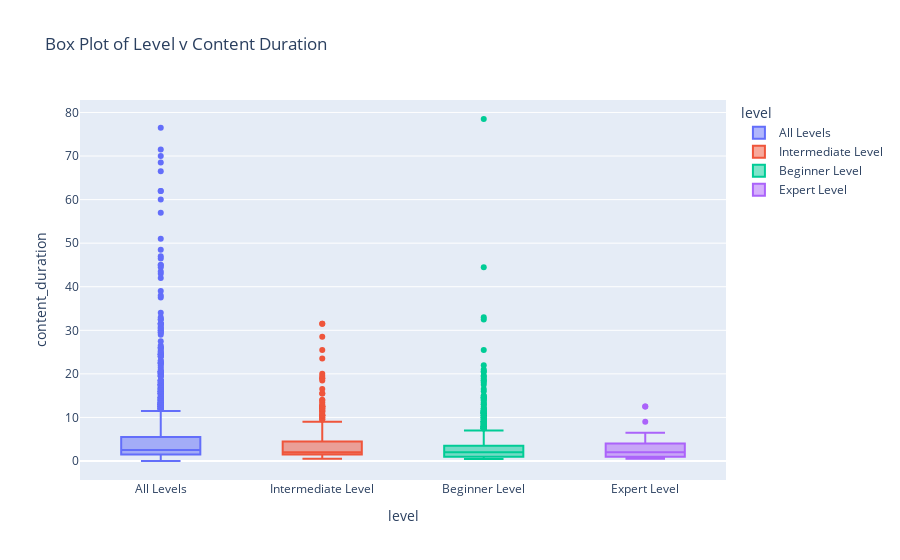

Notebook cell for this chart:
### Markdown cell above
# Course Duration

### Code cell
fig=px.box(df, x='level', y='content_duration', color='level', title='Box Plot of Level v Content Duration')
fig.show()

### Figure 1 — Plotly figure (JSON) as saved in the notebook; plotly's stock layout.template omitted (floating-point values rounded to 4 significant figures; data arrays with more than 128 entries replaced by an {"elided": "..."} marker saying what was removed)
{"data": [{"alignmentgroup": "True", "hovertemplate": "level=%{x}<br>content_duration=%{y}<extra></extra>", "legendgroup": "All Levels", "marker": {"color": "#636efa"}, "name": "All Levels", "notched": false, "offsetgroup": "All Levels", "orientation": "v", "showlegend": true, "type": "box", "x": {"elided": "1929 str values"}, "x0": " ", "xaxis": "x", "y": {"elided": "1929 float values"}, "y0": " ", "yaxis": "y"}, {"alignmentgroup": "True", "hovertemplate": "level=%{x}<br>content_duration=%{y}<extra></extra>", "legendgroup": "Intermediate Level", "marker": {"color": "#EF553B"}, "name": "Intermediate Level", "notched": false, "offsetgroup": "Intermediate Level", "orientation": "v", "showlegend": true, "type": "box", "x": {"elided": "421 str values"}, "x0": " ", "xaxis": "x", "y": {"elided": "421 float values"}, "y0": " ", "yaxis": "y"}, {"alignmentgroup": "True", "hovertemplate": "level=%{x}<br>content_duration=%{y}<extra></extra>", "legendgroup": "Beginner Level", "marker": {"color": "#00cc96"}, "name": "Beginner Level", "notched": false, "offsetgroup": "Beginner Level", "orientation": "v", "showlegend": true, "type": "box", "x": {"elided": "1270 str values"}, "x0": " ", "xaxis": "x", "y": {"elided": "1270 float values"}, "y0": " ", "yaxis": "y"}, {"alignmentgroup": "True", "hovertemplate": "level=%{x}<br>content_duration=%{y}<extra></extra>", "legendgroup": "Expert Level", "marker": {"color": "#ab63fa"}, "name": "Expert Level", "notched": false, "offsetgroup": "Expert Level", "orientation": "v", "showlegend": true, "type": "box", "x": ["Expert Level", "Expert Level", "Expert Level", "Expert Level", "Expert Level", "Expert Level", "Expert Level", "Expert Level", "Expert Level", "Expert Level", "Expert Level", "Expert Level", "Expert Level", "Expert Level", "Expert Level", "Expert Level", "Expert Level", "Expert Level", "Expert Level", "Expert Level", "Expert Level", "Expert Level", "Expert Level", "Expert Level", "Expert Level", "Expert Level", "Expert Level", "Expert Level", "Expert Level", "Expert Level", "Expert Level", "Expert Level", "Expert Level", "Expert Level", "Expert Level", "Expert Level", "Expert Level", "Expert Level", "Expert Level", "Expert Level", "Expert Level", "Expert Level", "Expert Level", "Expert Level", "Expert Level", "Expert Level", "Expert Level", "Expert Level", "Expert Level", "Expert Level", "Expert Level", "Expert Level", "Expert Level", "Expert Level", "Expert Level", "Expert Level", "Expert Level", "Expert Level"], "x0": " ", "xaxis": "x", "y": [2.5, 2, 1.5, 4.5, 1, 1, 0.7167, 1.5, 2, 2, 6, 0.7, 4, 3.5, 1, 0.5833, 1, 4, 1, 1, 0.5167, 2, 1, 2.5, 1.5, 1, 3.5, 1, 1, 1.5, 1.5, 3.5, 12.5, 1, 2.5, 3.5, 1.5, 1.5, 4, 1.5, 2, 4, 3.5, 3.5, 6, 9, 3, 1.5, 12.5, 5, 4, 3, 6.5, 3, 4, 5.5, 1, 1.5], "y0": " ", "yaxis": "y"}], "layout": {"boxmode": "overlay", "legend": {"title": {"text": "level"}, "tracegroupgap": 0}, "title": {"text": "Box Plot of Level v Content Duration"}, "xaxis": {"anchor": "y", "categoryarray": ["All Levels", "Intermediate Level", "Beginner Level", "Expert Level"], "categoryorder": "array", "domain": [0, 1], "title": {"text": "level"}}, "yaxis": {"anchor": "x", "domain": [0, 1], "title": {"text": "content_duration"}}}}
